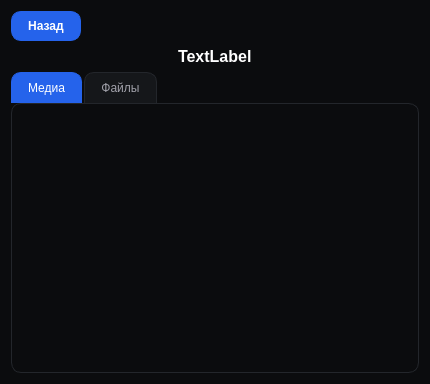
<?xml version="1.0" encoding="UTF-8"?>
<ui version="4.0">
 <class>ChatDetails</class>
 <widget class="QWidget" name="ChatDetails">
  <property name="geometry">
   <rect>
    <x>0</x>
    <y>0</y>
    <width>430</width>
    <height>384</height>
   </rect>
  </property>
  <property name="windowTitle">
   <string>Form</string>
  </property>
  <property name="styleSheet">
   <string notr="true">QWidget#ChatDetails {
    background-color: #0b0c0e;
    color: #e6e6e6;
}

QPushButton#back {
    background-color: #2563eb;
    border: 1px solid #2563eb;
    border-radius: 10px;
    color: white;
    font-weight: 600;
    padding: 7px 16px;
}

QPushButton#back:hover {
    background-color: #3b82f6;
    border: 1px solid #3b82f6;
}

QPushButton#back:pressed {
    background-color: #1d4ed8;
    border: 1px solid #1d4ed8;
}

QLabel#chat_name {
    color: #ffffff;
    font-weight: 500;
    font-size: 16px;
}

QTabWidget::pane {
    background-color: #0b0c0e;
    border: 1px solid #23262b;
    border-radius: 10px;
}

QTabBar::tab {
    background-color: #15171a;
    color: #a1a1aa;
    border: 1px solid #23262b;
    border-bottom: none;
    padding: 8px 16px;
    border-top-left-radius: 10px;
    border-top-right-radius: 10px;
    margin-right: 2px;
}

QTabBar::tab:selected {
    background-color: #2563eb;
    color: #ffffff;
    border-color: #2563eb;
}

QTabBar::tab:hover:!selected {
    background-color: #181b1f;
    color: #ffffff;
}

QListWidget {
    background-color: #15171a;
    border: 1px solid #23262b;
    border-radius: 10px;
    color: #ffffff;
}

QListWidget::item {
    background-color: #15171a;
    border-radius: 8px;
    padding: 4px;
    margin: 2px;
}

QListWidget::item:hover {
    background-color: #181b1f;
}

QListWidget::item:selected {
    background-color: #2563eb;
}</string>
  </property>
  <layout class="QVBoxLayout" name="verticalLayout">
   <item alignment="Qt::AlignmentFlag::AlignLeft">
    <widget class="QPushButton" name="back">
     <property name="text">
      <string>Назад</string>
     </property>
    </widget>
   </item>
   <item alignment="Qt::AlignmentFlag::AlignHCenter">
    <widget class="QLabel" name="chat_name">
     <property name="text">
      <string>TextLabel</string>
     </property>
    </widget>
   </item>
   <item>
    <widget class="QTabWidget" name="tabWidget">
     <property name="currentIndex">
      <number>0</number>
     </property>
     <widget class="QWidget" name="media">
      <attribute name="title">
       <string>Медиа</string>
      </attribute>
     </widget>
     <widget class="QWidget" name="files">
      <attribute name="title">
       <string>Файлы</string>
      </attribute>
     </widget>
    </widget>
   </item>
  </layout>
 </widget>
 <resources/>
 <connections/>
</ui>
